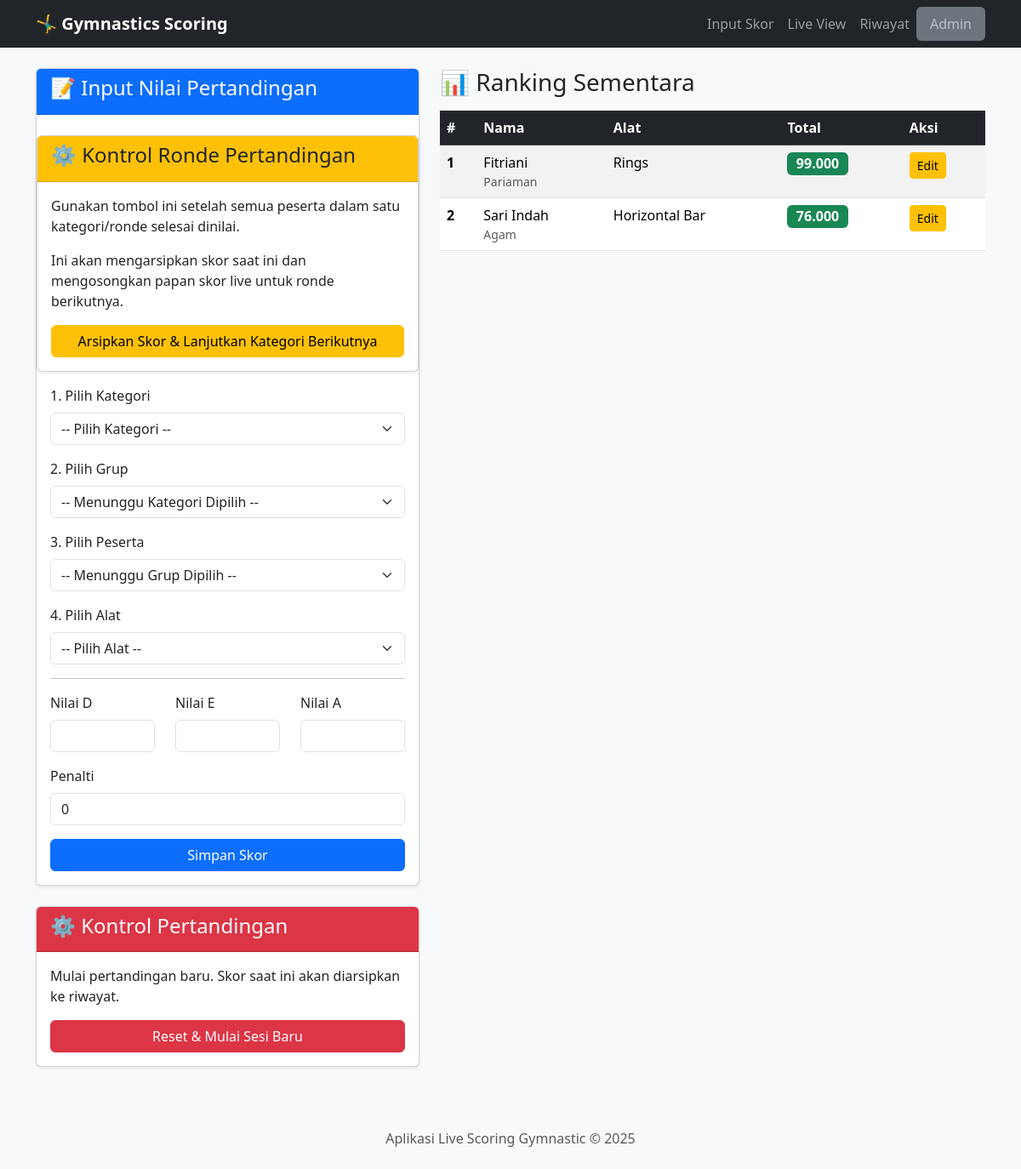
The page / on the database its author committed.
### app.py (models this page shows)
class Skor(db.Model):
    id = db.Column(db.Integer, primary_key=True)
    event_id = db.Column(db.Integer, db.ForeignKey('event.id'), nullable=False)
    peserta_id = db.Column(db.Integer, db.ForeignKey('peserta.id'), nullable=False)
    alat_id = db.Column(db.Integer, db.ForeignKey('alat.id'), nullable=False)
    nilai_d = db.Column(db.Float, nullable=False, default=0.0)
    nilai_e = db.Column(db.Float, nullable=False, default=0.0)
    nilai_a = db.Column(db.Float, nullable=False, default=0.0)
    penalti = db.Column(db.Float, nullable=False, default=0.0)
    total_nilai = db.Column(db.Float, nullable=False, default=0.0)
    sesi_pertandingan = db.Column(db.String(100), default="current")
    event = db.relationship('Event', backref=db.backref('skor', lazy=True, cascade="all, delete"))
    peserta = db.relationship('Peserta', backref=db.backref('skor', lazy=True, cascade="all, delete"))
    alat = db.relationship('Alat')

class Peserta(db.Model):
    id = db.Column(db.Integer, primary_key=True)
    nama = db.Column(db.String(150), nullable=False)
    event_id = db.Column(db.Integer, db.ForeignKey('event.id'), nullable=False)
    daerah_id = db.Column(db.Integer, db.ForeignKey('daerah.id'), nullable=False)
    kategori_id = db.Column(db.Integer, db.ForeignKey('kategori.id'), nullable=False)
    grup_id = db.Column(db.Integer, db.ForeignKey('grup.id'), nullable=False)
    event = db.relationship('Event', backref=db.backref('peserta', lazy=True, cascade="all, delete"))
    daerah = db.relationship('Daerah', backref=db.backref('peserta', lazy=True))
    kategori = db.relationship('Kategori', backref=db.backref('peserta', lazy=True))
    grup = db.relationship('Grup', backref=db.backref('peserta', lazy=True))
    __table_args__ = {'extend_existing': True}

class Daerah(db.Model):
    id = db.Column(db.Integer, primary_key=True)
    nama = db.Column(db.String(100), unique=True, nullable=False)

class Alat(db.Model):
    id = db.Column(db.Integer, primary_key=True)
    nama = db.Column(db.String(100), unique=True, nullable=False)

### app.py (the view, shortened to what this page needs)
@app.route('/', methods=['GET', 'POST'])
def input_skor():
    active_event = get_active_event()
    if not active_event:
        flash("Tidak ada event yang aktif. Silakan aktifkan satu event di menu Admin.", "warning")
        return render_template('no_event.html')
    kategori_ids = db.session.query(Peserta.kategori_id).filter(Peserta.event_id == active_event.id).distinct().all()
    kategori_list = Kategori.query.filter(Kategori.id.in_([k[0] for k in kategori_ids])).all()
    master_data = { 'kategori': kategori_list, 'alat': Alat.query.order_by(Alat.nama).all() }
    ranking_sementara = Skor.query.filter_by(event_id=active_event.id, sesi_pertandingan='current').order_by(Skor.total_nilai.desc()).all()
    return render_template('input_skor.html', data=master_data, ranking=ranking_sementara, active_event=active_event)

### app.py (called while the page is built)
def get_active_event():
    return Event.query.filter_by(is_active=True).first()

### templates/input_skor.html (shortened to what this page needs)
{% extends 'layout.html' %}
{% block content %}
<div class="row">
    <div class="col-lg-5">
        <div class="card shadow-sm">
            <div class="card-header bg-primary text-white">
                <h4>📝 Input Nilai Pertandingan</h4>
            </div>
            <div class="card shadow-sm mt-4">
            <div class="card-header bg-warning text-dark">
                <h4>⚙️ Kontrol Ronde Pertandingan</h4>
            </div>
            <div class="card-body">
                <p>Gunakan tombol ini setelah semua peserta dalam satu kategori/ronde selesai dinilai.</p>
                <p>Ini akan mengarsipkan skor saat ini dan mengosongkan papan skor live untuk ronde berikutnya.</p>
                <form action="{{ url_for('archive_scores') }}" method="post" onsubmit="return confirm('Apakah Anda yakin ingin mengarsipkan semua skor live saat ini?');">
                    <button type="submit" class="btn btn-warning w-100">
                        Arsipkan Skor & Lanjutkan Kategori Berikutnya
                    </button>
                </form>
            </div>
            </div>
            <div class="card-body">
                <form action="{{ url_for('input_skor') }}" method="post">
                    <div class="mb-3">
                        <label for="kategori" class="form-label">1. Pilih Kategori</label>
                        <select class="form-select" id="kategori" name="kategori_id" required>
                            <option value="">-- Pilih Kategori --</option>
                        </select>
                    </div>
                    <div class="mb-3">
                        <label for="grup" class="form-label">2. Pilih Grup</label>
                        <select class="form-select" id="grup" name="grup_id" required>
                            <option value="">-- Menunggu Kategori Dipilih --</option>
                        </select>
                    </div>
                    <div class="mb-3">
                        <label for="peserta" class="form-label">3. Pilih Peserta</label>
                        <select class="form-select" id="peserta" name="peserta" required>
                             <option value="">-- Menunggu Grup Dipilih --</option>
                        </select>
                    </div>
                    <div class="mb-3">
                        <label for="alat" class="form-label">4. Pilih Alat</label>
                        <select class="form-select" id="alat" name="alat" required>
                            <option value="">-- Pilih Alat --</option>
                        </select>
                    </div>
                    <hr>
                    <div class="row mb-3">
                        <div class="col-sm-4"><label for="nilai_d" class="form-label">Nilai D</label><input type="number" step="0.001" class="form-control" name="nilai_d" required></div>
                        <div class="col-sm-4"><label for="nilai_e" class="form-label">Nilai E</label><input type="number" step="0.001" class="form-control" name="nilai_e" required></div>
                        <div class="col-sm-4"><label for="nilai_a" class="form-label">Nilai A</label><input type="number" step="0.001" class="form-control" name="nilai_a"></div>
                    </div>
                    <div class="mb-3"><label for="penalti" class="form-label">Penalti</label><input type="number" step="0.001" class="form-control" name="penalti" value="0"></div>
                    <button type="submit" class="btn btn-primary w-100">Simpan Skor</button>
                </form>
            </div>
        </div>
        <div class="card shadow-sm mt-4">
             <div class="card-header bg-danger text-white"><h4>⚙️ Kontrol Pertandingan</h4></div>
             <div class="card-body">
                <p>Mulai pertandingan baru. Skor saat ini akan diarsipkan ke riwayat.</p>
                <form action="{{ url_for('reset_skor') }}" method="post" onsubmit="return confirm('Yakin ingin memulai sesi baru?');">
                    <button type="submit" class="btn btn-danger w-100">Reset & Mulai Sesi Baru</button>
                </form>
            </div>
        </div>
    </div>
    <div class="col-lg-7">
        <h3 class="mb-3">📊 Ranking Sementara</h3>
        <div class="table-responsive">
            <table class="table table-striped table-hover">
                <thead class="table-dark">
                    <tr>
                        <th>#</th>
                        <th>Nama</th>
                        <th>Alat</th>
                        <th>Total</th>
                        <th>Aksi</th>
                    </tr>
                </thead>
                <tbody>
                    {% for s in ranking %}
                    <tr>
                        <td><strong>{{ loop.index }}</strong></td>
                        <td>{{ s.peserta.nama }} <small class="text-muted d-block">{{ s.peserta.daerah.nama }}</small></td>
                        <td>{{ s.alat.nama }}</td>
                        <td><span class="badge bg-success fs-6">{{ "%.3f"|format(s.total_nilai) }}</span></td>
                        <td>
                            <a href="{{ url_for('edit_skor', skor_id=s.id) }}" class="btn btn-sm btn-warning">Edit</a>
                        </td>
                    </tr>
                    {% else %}
                    <tr><td colspan="5" class="text-center">Belum ada skor yang diinput.</td></tr>
                    {% endfor %}
                </tbody>
            </table>
        </div>
    </div>
</div>
{% endblock %}

### static/css/style.css (style rules this page uses)
body { background-color: #f8f9fa; }
.card-header { font-weight: 500; }

### rows shown on the page
Skor: peserta.nama "Fitriani", peserta.daerah.nama "Pariaman", alat.nama "Rings", total_nilai "99.000"
Skor: peserta.nama "Sari Indah", peserta.daerah.nama "Agam", alat.nama "Horizontal Bar", total_nilai "76.000"
